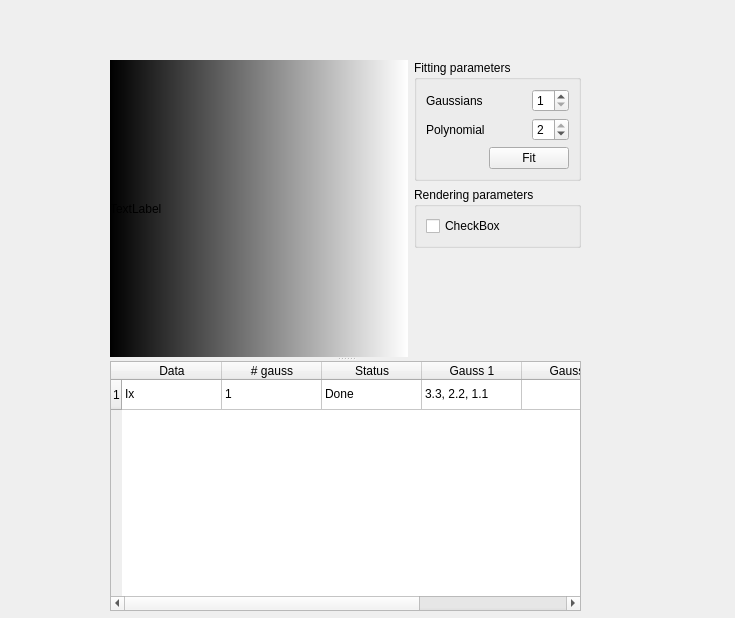
<?xml version="1.0" encoding="UTF-8"?>
<ui version="4.0">
 <class>Form</class>
 <widget class="QWidget" name="Form">
  <property name="geometry">
   <rect>
    <x>0</x>
    <y>0</y>
    <width>735</width>
    <height>618</height>
   </rect>
  </property>
  <property name="windowTitle">
   <string>Form</string>
  </property>
  <widget class="QSplitter" name="splitter">
   <property name="geometry">
    <rect>
     <x>110</x>
     <y>60</y>
     <width>471</width>
     <height>551</height>
    </rect>
   </property>
   <property name="orientation">
    <enum>Qt::Vertical</enum>
   </property>
   <widget class="QWidget" name="">
    <layout class="QHBoxLayout" name="horizontalLayout">
     <item>
      <widget class="QLabel" name="label">
       <property name="sizePolicy">
        <sizepolicy hsizetype="Expanding" vsizetype="Expanding">
         <horstretch>0</horstretch>
         <verstretch>0</verstretch>
        </sizepolicy>
       </property>
       <property name="styleSheet">
        <string notr="true">background-color: qlineargradient(spread:pad, x1:0, y1:0, x2:1, y2:0, stop:0 rgba(0, 0, 0, 255), stop:1 rgba(255, 255, 255, 255));</string>
       </property>
       <property name="text">
        <string>TextLabel</string>
       </property>
      </widget>
     </item>
     <item>
      <layout class="QVBoxLayout" name="verticalLayout">
       <item>
        <widget class="QGroupBox" name="groupBox">
         <property name="title">
          <string>Fitting parameters</string>
         </property>
         <layout class="QGridLayout" name="gridLayout">
          <item row="0" column="0">
           <widget class="QLabel" name="label_2">
            <property name="text">
             <string>Gaussians</string>
            </property>
           </widget>
          </item>
          <item row="0" column="2">
           <widget class="QSpinBox" name="spinBox">
            <property name="minimum">
             <number>1</number>
            </property>
            <property name="maximum">
             <number>5</number>
            </property>
           </widget>
          </item>
          <item row="1" column="0" colspan="2">
           <widget class="QLabel" name="label_3">
            <property name="text">
             <string>Polynomial</string>
            </property>
           </widget>
          </item>
          <item row="1" column="2">
           <widget class="QSpinBox" name="spinBox_2">
            <property name="maximum">
             <number>2</number>
            </property>
            <property name="value">
             <number>2</number>
            </property>
           </widget>
          </item>
          <item row="2" column="1" colspan="2">
           <widget class="QPushButton" name="pushButton">
            <property name="text">
             <string>Fit</string>
            </property>
           </widget>
          </item>
         </layout>
        </widget>
       </item>
       <item>
        <widget class="QGroupBox" name="groupBox_2">
         <property name="title">
          <string>Rendering parameters</string>
         </property>
         <layout class="QVBoxLayout" name="verticalLayout_2">
          <item>
           <widget class="QCheckBox" name="checkBox">
            <property name="text">
             <string>CheckBox</string>
            </property>
           </widget>
          </item>
         </layout>
        </widget>
       </item>
       <item>
        <spacer name="verticalSpacer">
         <property name="orientation">
          <enum>Qt::Vertical</enum>
         </property>
         <property name="sizeHint" stdset="0">
          <size>
           <width>20</width>
           <height>40</height>
          </size>
         </property>
        </spacer>
       </item>
      </layout>
     </item>
    </layout>
   </widget>
   <widget class="QTableWidget" name="tableWidget">
    <row>
     <property name="text">
      <string>1</string>
     </property>
    </row>
    <column>
     <property name="text">
      <string>Data</string>
     </property>
    </column>
    <column>
     <property name="text">
      <string># gauss</string>
     </property>
    </column>
    <column>
     <property name="text">
      <string>Status</string>
     </property>
    </column>
    <column>
     <property name="text">
      <string>Gauss 1</string>
     </property>
    </column>
    <column>
     <property name="text">
      <string>Gauss 2</string>
     </property>
    </column>
    <column>
     <property name="text">
      <string>Gauss 3</string>
     </property>
    </column>
    <item row="0" column="0">
     <property name="text">
      <string>Ix</string>
     </property>
    </item>
    <item row="0" column="1">
     <property name="text">
      <string>1</string>
     </property>
    </item>
    <item row="0" column="2">
     <property name="text">
      <string>Done</string>
     </property>
    </item>
    <item row="0" column="3">
     <property name="text">
      <string>3.3, 2.2, 1.1</string>
     </property>
    </item>
   </widget>
  </widget>
 </widget>
 <resources/>
 <connections/>
</ui>
